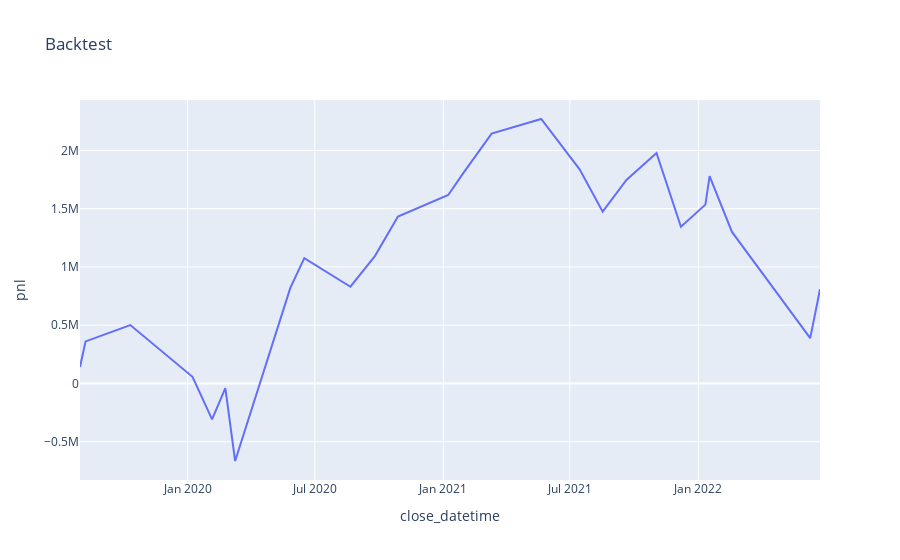

The code cell stored with this chart in its notebook:
### Code cell
# Plot the Backtest 
px.line(result, title= "Backtest", x='close_datetime', y='pnl')

### Figure 1 — Plotly figure (JSON) as saved in the notebook; plotly's stock layout.template omitted (floating-point values rounded to 4 significant figures)
{"data": [{"hovertemplate": "close_datetime=%{x}<br>pnl=%{y}<extra></extra>", "legendgroup": "", "line": {"color": "#636efa", "dash": "solid"}, "marker": {"symbol": "circle"}, "mode": "lines", "name": "", "orientation": "v", "showlegend": false, "type": "scatter", "x": ["2019-07-31T00:00:00", "2019-08-08T00:00:00", "2019-10-11T00:00:00", "2020-01-08T00:00:00", "2020-02-05T00:00:00", "2020-02-24T00:00:00", "2020-03-09T00:00:00", "2020-05-27T00:00:00", "2020-06-16T00:00:00", "2020-08-21T00:00:00", "2020-09-25T00:00:00", "2020-10-28T00:00:00", "2021-01-08T00:00:00", "2021-01-29T00:00:00", "2021-03-11T00:00:00", "2021-05-21T00:00:00", "2021-07-15T00:00:00", "2021-08-17T00:00:00", "2021-09-20T00:00:00", "2021-11-02T00:00:00", "2021-12-07T00:00:00", "2022-01-11T00:00:00", "2022-01-17T00:00:00", "2022-02-18T00:00:00", "2022-06-10T00:00:00", "2022-06-24T00:00:00"], "xaxis": "x", "y": [141200.0, 361000.0, 501100.0, 56860.0, -308100.0, -40070.0, -666000.0, 820700.0, 1075000.0, 830200.0, 1093000.0, 1433000.0, 1618000.0, 1801000.0, 2145000.0, 2270000.0, 1838000.0, 1475000.0, 1747000.0, 1979000.0, 1346000.0, 1535000.0, 1780000.0, 1301000.0, 389400.0, 808200.0], "yaxis": "y"}], "layout": {"autosize": true, "legend": {"tracegroupgap": 0}, "title": {"text": "Backtest"}, "xaxis": {"anchor": "y", "autorange": true, "domain": [0, 1], "range": ["2019-07-31", "2022-06-24"], "title": {"text": "close_datetime"}, "type": "date"}, "yaxis": {"anchor": "x", "autorange": true, "domain": [0, 1], "range": [-829100.0, 2434000.0], "title": {"text": "pnl"}, "type": "linear"}}}
